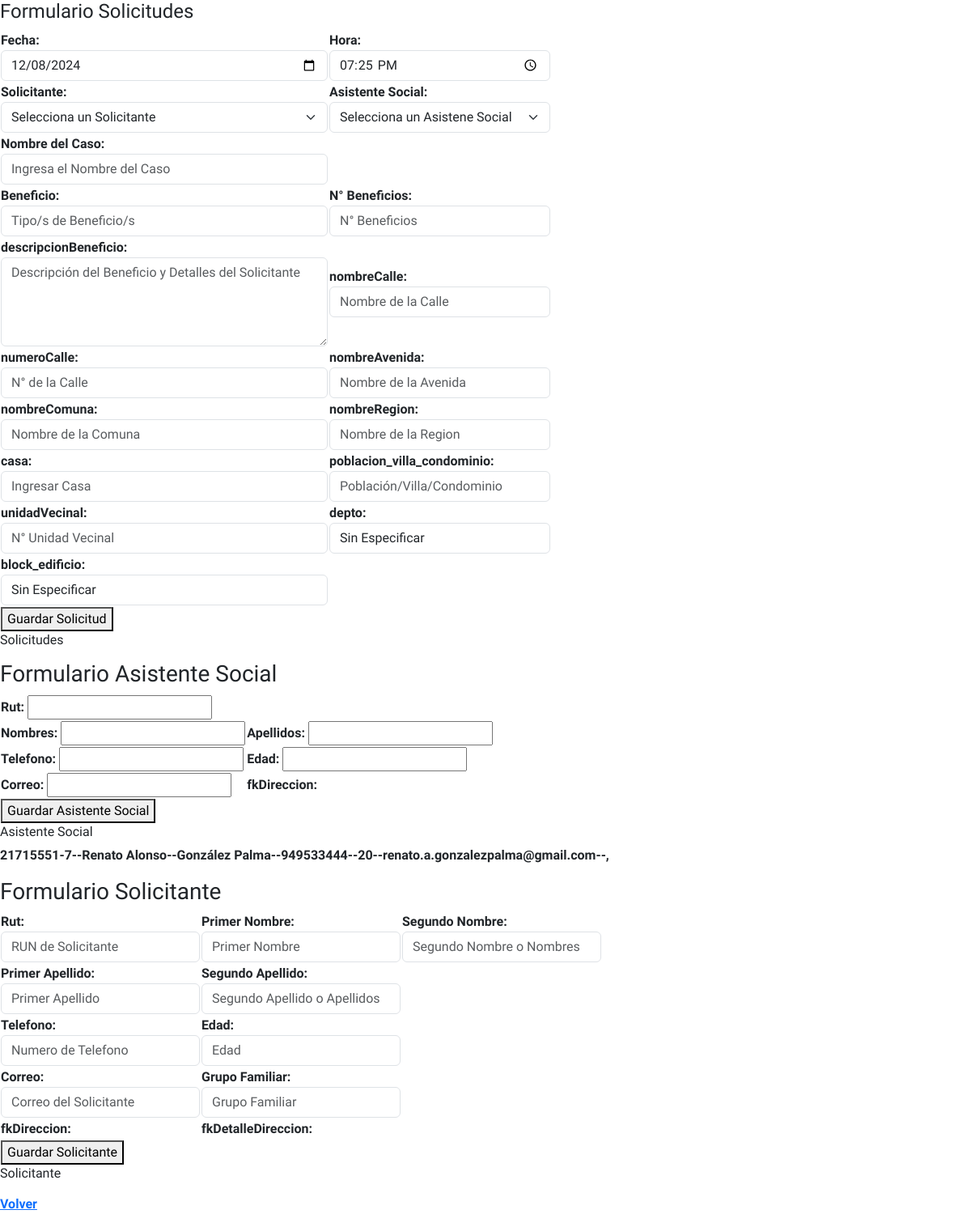
Page /pruebas on the committed database.
### solicitudes/models.py (models this page shows, shortened)
class Asistente_Social(models.Model):
    rutAsistenteSocial = models.CharField(max_length=13, primary_key=True)
    nombres = models.CharField(max_length=150, blank=False, null=False)
    apellidos = models.CharField(max_length=150, blank=False, null=False)
    telefono = models.IntegerField(blank=False, null=False)
    edad = models.IntegerField(blank=False, null=False)
    correo = models.CharField(max_length=150, blank=False, null=False)
    def __str__(self):
        return str(self.nombres +" "+ self.apellidos)

class Solicitante(models.Model):
    rutSolicitante = models.CharField(max_length=13, primary_key=True)
    primerNombre = models.CharField(max_length=100, blank=False, null=False)
    segundoNombre = models.CharField(max_length=160, blank=True, null=True)
    primerApellido = models.CharField(max_length=100, blank=False, null=False)
    segundoApellido = models.CharField(max_length=160, blank=True, null=True)
    telefono = models.IntegerField(blank=False, null=False)
    edad = models.IntegerField(blank=False, null=False)
    correo = models.EmailField(max_length=150, blank=False, null=False)
    grupoFamiliar = models.CharField(max_length=150, blank=False, null=False)

### solicitudes/views.py (the view, shortened to what this page needs)
# urls.py: path('pruebas', views.pruebas, name='pruebas'),
def pruebas(request):
    context = {}
    asistenteSocialData = Asistente_Social.objects.all()
    solicitanteData = Solicitante.objects.all()
    solicitudData = Solicitud.objects.all()
    formAsistenteSocial = AsistenteSocialForm
    formSolicitante = SolicitanteForm
    formSolicitud = SolicitudForm
    context['dataAsistenteSocial'] = asistenteSocialData
    context['dataSolcitante'] = solicitanteData
    context['dataSolicitud'] = solicitudData
    context['formAsistenteSocial'] = formAsistenteSocial
    context['formSolicitante'] = formSolicitante
    context['formSolicitud'] = formSolicitud
    return render(request, 'solicitud/pruebas.html', context)

### solicitudes/templates/solicitud/pruebas.html (shortened to what this page needs)
{% extends 'components/base.html' %}
{% load static %}
{% block content %}
<div>
    <h4>Formulario Solicitudes</h4>
    <form method="post" action="{% url 'pruebas' %}">
        <table>
            <tr>
                <td>Fecha: {{ formSolicitud.fecha }}</td>
                <td>Hora: {{ formSolicitud.hora }}</td>
            </tr>
            <tr>
                <td>Solicitante: {{ formSolicitud.fkRutSolicitante }}</td>
                <td>Asistente Social: {{ formSolicitud.fkRutAsistenteSocial }}</td>
            </tr>
            <tr>
                <td>Nombre del Caso: {{ formSolicitud.nombreCasoSolicitud }}</td>
            </tr>
            <tr>
                <td>Beneficio: {{ formSolicitud.beneficio }}</td>
                <td>N° Beneficios: {{ formSolicitud.cantidadBeneficios }}</td>
            <tr>
                <td>descripcionBeneficio: {{ formSolicitud.descripcionBeneficio }}</td>
                <td>nombreCalle: {{ formSolicitud.nombreCalle }}</td>
            </tr>
            <tr>
                <td>numeroCalle: {{ formSolicitud.numeroCalle }}</td>
                <td>nombreAvenida: {{ formSolicitud.nombreAvenida }}</td>
            <tr>
            <tr>
                <td>nombreComuna: {{ formSolicitud.nombreComuna }}</td>
                <td>nombreRegion: {{ formSolicitud.nombreRegion }}</td>
            <tr>
            <tr>
                <td>casa: {{ formSolicitud.casa }}</td>
                <td>poblacion_villa_condominio: {{ formSolicitud.poblacion_villa_condominio }}</td>
            <tr>
            <tr>
                <td>unidadVecinal: {{ formSolicitud.unidadVecinal }}</td>
                <td>depto: {{ formSolicitud.depto }}</td>
            <tr>
            <tr>
                <td>block_edificio: {{ formSolicitud.block_edificio }}</td>
            <tr>
            <td>
                <button name="guardarSolicitud">Guardar Solicitud</button>
            </td>
            </tr>
        </table>
    </form>
    <h6>Solicitudes</h6>
    <h3>Formulario Asistente Social</h3>
    <table>
        <form method="post" action="{% url 'pruebas' %}">
            <tr><td>Rut: {{ formAsistenteSocial.rutAsistenteSocial }}</td></tr>
            <tr>
                <td>Nombres: {{ formAsistenteSocial.nombres }}</td>
                <td>Apellidos: {{ formAsistenteSocial.apellidos }}</td>
            </tr>
            <tr>
                <td>Telefono: {{ formAsistenteSocial.telefono }}</td>
                <td>Edad: {{ formAsistenteSocial.edad }}</td>
            </tr>
            <tr>
                <td>Correo: {{ formAsistenteSocial.correo }}</td>
                <td>fkDireccion: {{ formAsistenteSocial.fkDireccion }}</td>
            </tr>
            <tr><td><button name="guardarAsistenteSocial">Guardar Asistente Social</button></td></tr>
        </form>
    </table>
    <h6>Asistente Social</h6>
    <p>
        {% for asistenteSocial in dataAsistenteSocial %}
            {{ asistenteSocial.rutAsistenteSocial }}--{{ asistenteSocial.nombres }}--{{ asistenteSocial.apellidos }}--{{ asistenteSocial.telefono }}--{{ asistenteSocial.edad }}--{{ asistenteSocial.correo }}--{{ asistenteSocial.fkDireccion }},
        {% endfor %}
    </p>
    <h3>Formulario Solicitante</h3>
    <table>
        <form method="post" action="{% url 'pruebas' %}">
            <tr>
                <td>Rut: {{ formSolicitante.rutSolicitante }}</td>
                <td>Primer Nombre: {{ formSolicitante.primerNombre }}</td>
                <td>Segundo Nombre:{{ formSolicitante.segundoNombre }}</td>
            </tr>
            <tr>
                <td>Primer Apellido: {{ formSolicitante.primerApellido }}</td>
                <td>Segundo Apellido: {{ formSolicitante.segundoApellido }}</td>
            </tr>
            <tr>
                <td>Telefono: {{ formSolicitante.telefono }}</td>
                <td>Edad: {{ formSolicitante.edad }}</td>
            </tr>
            <tr>
                <td>Correo: {{ formSolicitante.correo }}</td>
                <td>Grupo Familiar: {{ formSolicitante.grupoFamiliar }}</td>
            </tr>
            <tr>
                <td>fkDireccion: {{ formSolicitante.fkDireccion }}</td>
                <td>fkDetalleDireccion: {{ formSolicitante.fkDetalleDireccion }}</td>
            </tr>
            <tr><td><button name="guardarSolicitante">Guardar Solicitante</button></td></tr>
        </form>
    </table>
    <h6>Solicitante</h6>
    <a href="{% url 'index' %}">Volver</a>
</div>
{% endblock %}

### static/css/base.css (style rules this page uses)
.default-body { font-family: "Barlow Semi Condensed", sans-serif; font-weight: 600; font-style: normal; }

### rows in the picture
Asistente_Social: rutAsistenteSocial "21715551-7", nombres "Renato Alonso", apellidos "González Palma", telefono "949533444", edad "20", correo "renato.a.gonzalezpalma@gmail.com"
